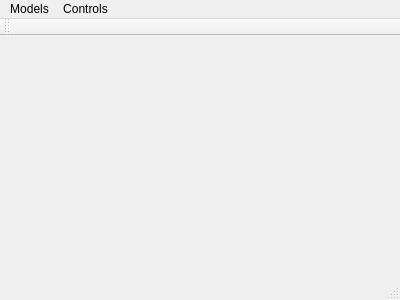
<?xml version="1.0" encoding="UTF-8"?>
<ui version="4.0">
 <class>MainWindow</class>
 <widget class="QMainWindow" name="MainWindow">
  <property name="geometry">
   <rect>
    <x>0</x>
    <y>0</y>
    <width>400</width>
    <height>300</height>
   </rect>
  </property>
  <property name="windowTitle">
   <string>MainWindow</string>
  </property>
  <widget class="QWidget" name="centralWidget"/>
  <widget class="QMenuBar" name="menuBar">
   <property name="geometry">
    <rect>
     <x>0</x>
     <y>0</y>
     <width>400</width>
     <height>20</height>
    </rect>
   </property>
   <widget class="QMenu" name="menuModels">
    <property name="title">
     <string>Models</string>
    </property>
    <addaction name="action_Pla_Base"/>
    <addaction name="action_Bola_Blanca"/>
    <addaction name="action_15_Boles"/>
    <addaction name="action_Obre_Fitxer"/>
    <addaction name="action_Sala_de_Billar"/>
    <addaction name="separator"/>
    <addaction name="action_Exit"/>
   </widget>
   <widget class="QMenu" name="menuPlay">
    <property name="title">
     <string>Controls</string>
    </property>
    <addaction name="action_Play"/>
   </widget>
   <addaction name="menuModels"/>
   <addaction name="menuPlay"/>
  </widget>
  <widget class="QToolBar" name="mainToolBar">
   <attribute name="toolBarArea">
    <enum>TopToolBarArea</enum>
   </attribute>
   <attribute name="toolBarBreak">
    <bool>false</bool>
   </attribute>
  </widget>
  <widget class="QStatusBar" name="statusBar"/>
  <action name="action_Play">
   <property name="text">
    <string>Play</string>
   </property>
  </action>
  <action name="action_Pla_Base">
   <property name="text">
    <string>Afegeix Pla Base</string>
   </property>
  </action>
  <action name="action_Bola_Blanca">
   <property name="text">
    <string>Afegeix Bola Blanca</string>
   </property>
  </action>
  <action name="action_15_Boles">
   <property name="text">
    <string>Afegeix 15 Boles</string>
   </property>
  </action>
  <action name="action_Obre_Fitxer">
   <property name="text">
    <string>Obre Fitxer</string>
   </property>
   <property name="toolTip">
    <string>Obre Fitxer</string>
   </property>
   <property name="shortcut">
    <string>Ctrl+F</string>
   </property>
  </action>
  <action name="action_Sala_de_Billar">
   <property name="text">
    <string>Afegeix Sala de Billar</string>
   </property>
  </action>
  <action name="action_Exit">
   <property name="text">
    <string>Exit</string>
   </property>
  </action>
 </widget>
 <layoutdefault spacing="6" margin="11"/>
 <resources/>
 <connections/>
</ui>
